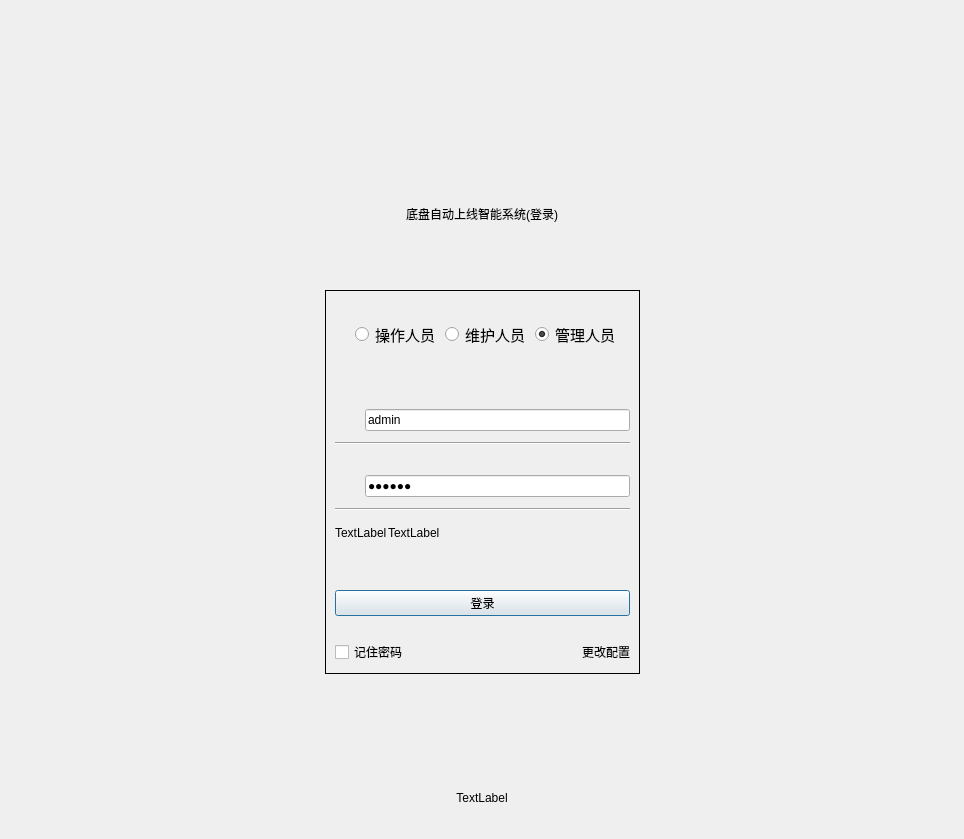
<?xml version="1.0" encoding="UTF-8"?>
<ui version="4.0">
 <class>LoginDialog</class>
 <widget class="QDialog" name="LoginDialog">
  <property name="geometry">
   <rect>
    <x>0</x>
    <y>0</y>
    <width>964</width>
    <height>839</height>
   </rect>
  </property>
  <property name="windowTitle">
   <string>Dialog</string>
  </property>
  <layout class="QVBoxLayout" name="verticalLayout_8" stretch="1,0,1,0,1,0,4,3,1,1,1,1">
   <item>
    <layout class="QHBoxLayout" name="horizontalLayout" stretch="9,1">
     <item>
      <spacer name="horizontalSpacer">
       <property name="orientation">
        <enum>Qt::Horizontal</enum>
       </property>
       <property name="sizeHint" stdset="0">
        <size>
         <width>40</width>
         <height>20</height>
        </size>
       </property>
      </spacer>
     </item>
     <item>
      <widget class="QWidget" name="widget" native="true"/>
     </item>
    </layout>
   </item>
   <item>
    <spacer name="verticalSpacer_6">
     <property name="orientation">
      <enum>Qt::Vertical</enum>
     </property>
     <property name="sizeType">
      <enum>QSizePolicy::Fixed</enum>
     </property>
     <property name="sizeHint" stdset="0">
      <size>
       <width>20</width>
       <height>80</height>
      </size>
     </property>
    </spacer>
   </item>
   <item>
    <layout class="QHBoxLayout" name="horizontalLayout_4" stretch="4,2,4">
     <item>
      <spacer name="horizontalSpacer_3">
       <property name="orientation">
        <enum>Qt::Horizontal</enum>
       </property>
       <property name="sizeHint" stdset="0">
        <size>
         <width>40</width>
         <height>20</height>
        </size>
       </property>
      </spacer>
     </item>
     <item>
      <widget class="QLabel" name="label_logo">
       <property name="text">
        <string/>
       </property>
      </widget>
     </item>
     <item>
      <spacer name="horizontalSpacer_4">
       <property name="orientation">
        <enum>Qt::Horizontal</enum>
       </property>
       <property name="sizeHint" stdset="0">
        <size>
         <width>40</width>
         <height>20</height>
        </size>
       </property>
      </spacer>
     </item>
    </layout>
   </item>
   <item>
    <spacer name="verticalSpacer_5">
     <property name="orientation">
      <enum>Qt::Vertical</enum>
     </property>
     <property name="sizeType">
      <enum>QSizePolicy::Expanding</enum>
     </property>
     <property name="sizeHint" stdset="0">
      <size>
       <width>20</width>
       <height>60</height>
      </size>
     </property>
    </spacer>
   </item>
   <item>
    <layout class="QHBoxLayout" name="horizontalLayout_5" stretch="4,2,4">
     <item>
      <spacer name="horizontalSpacer_5">
       <property name="orientation">
        <enum>Qt::Horizontal</enum>
       </property>
       <property name="sizeHint" stdset="0">
        <size>
         <width>40</width>
         <height>20</height>
        </size>
       </property>
      </spacer>
     </item>
     <item>
      <widget class="QLabel" name="label_title">
       <property name="text">
        <string>底盘自动上线智能系统(登录)</string>
       </property>
       <property name="alignment">
        <set>Qt::AlignCenter</set>
       </property>
      </widget>
     </item>
     <item>
      <spacer name="horizontalSpacer_6">
       <property name="orientation">
        <enum>Qt::Horizontal</enum>
       </property>
       <property name="sizeHint" stdset="0">
        <size>
         <width>40</width>
         <height>20</height>
        </size>
       </property>
      </spacer>
     </item>
    </layout>
   </item>
   <item>
    <spacer name="verticalSpacer_7">
     <property name="orientation">
      <enum>Qt::Vertical</enum>
     </property>
     <property name="sizeHint" stdset="0">
      <size>
       <width>20</width>
       <height>60</height>
      </size>
     </property>
    </spacer>
   </item>
   <item>
    <layout class="QHBoxLayout" name="horizontalLayout_2" stretch="3,1,3">
     <item>
      <spacer name="horizontalSpacer_7">
       <property name="orientation">
        <enum>Qt::Horizontal</enum>
       </property>
       <property name="sizeHint" stdset="0">
        <size>
         <width>40</width>
         <height>20</height>
        </size>
       </property>
      </spacer>
     </item>
     <item>
      <widget class="QStackedWidget" name="stackedWidget_center">
       <property name="frameShape">
        <enum>QFrame::Box</enum>
       </property>
       <property name="currentIndex">
        <number>0</number>
       </property>
       <widget class="QWidget" name="page">
        <layout class="QVBoxLayout" name="verticalLayout_9" stretch="0,1,1,8">
         <property name="spacing">
          <number>50</number>
         </property>
         <item>
          <spacer name="verticalSpacer_4">
           <property name="orientation">
            <enum>Qt::Vertical</enum>
           </property>
           <property name="sizeHint" stdset="0">
            <size>
             <width>20</width>
             <height>40</height>
            </size>
           </property>
          </spacer>
         </item>
         <item>
          <layout class="QVBoxLayout" name="verticalLayout_7" stretch="1,1">
           <property name="spacing">
            <number>60</number>
           </property>
           <item>
            <widget class="QWidget" name="widget_select" native="true">
             <property name="minimumSize">
              <size>
               <width>0</width>
               <height>30</height>
              </size>
             </property>
             <layout class="QHBoxLayout" name="horizontalLayout_3" stretch="0,0,0,0,0">
              <property name="spacing">
               <number>0</number>
              </property>
              <property name="leftMargin">
               <number>20</number>
              </property>
              <property name="topMargin">
               <number>0</number>
              </property>
              <property name="rightMargin">
               <number>5</number>
              </property>
              <property name="bottomMargin">
               <number>0</number>
              </property>
              <item>
               <widget class="QRadioButton" name="radioButton_operator">
                <property name="sizePolicy">
                 <sizepolicy hsizetype="Preferred" vsizetype="Preferred">
                  <horstretch>0</horstretch>
                  <verstretch>0</verstretch>
                 </sizepolicy>
                </property>
                <property name="minimumSize">
                 <size>
                  <width>90</width>
                  <height>0</height>
                 </size>
                </property>
                <property name="font">
                 <font>
                  <pointsize>11</pointsize>
                 </font>
                </property>
                <property name="text">
                 <string>操作人员</string>
                </property>
               </widget>
              </item>
              <item>
               <spacer name="horizontalSpacer_11">
                <property name="orientation">
                 <enum>Qt::Horizontal</enum>
                </property>
                <property name="sizeHint" stdset="0">
                 <size>
                  <width>40</width>
                  <height>20</height>
                 </size>
                </property>
               </spacer>
              </item>
              <item>
               <widget class="QRadioButton" name="radioButton_maintenance">
                <property name="sizePolicy">
                 <sizepolicy hsizetype="Preferred" vsizetype="Preferred">
                  <horstretch>0</horstretch>
                  <verstretch>0</verstretch>
                 </sizepolicy>
                </property>
                <property name="minimumSize">
                 <size>
                  <width>90</width>
                  <height>0</height>
                 </size>
                </property>
                <property name="font">
                 <font>
                  <pointsize>11</pointsize>
                 </font>
                </property>
                <property name="text">
                 <string>维护人员</string>
                </property>
               </widget>
              </item>
              <item>
               <spacer name="horizontalSpacer_2">
                <property name="orientation">
                 <enum>Qt::Horizontal</enum>
                </property>
                <property name="sizeHint" stdset="0">
                 <size>
                  <width>53</width>
                  <height>20</height>
                 </size>
                </property>
               </spacer>
              </item>
              <item>
               <widget class="QRadioButton" name="radioButton_management">
                <property name="sizePolicy">
                 <sizepolicy hsizetype="Preferred" vsizetype="Preferred">
                  <horstretch>0</horstretch>
                  <verstretch>0</verstretch>
                 </sizepolicy>
                </property>
                <property name="minimumSize">
                 <size>
                  <width>90</width>
                  <height>0</height>
                 </size>
                </property>
                <property name="font">
                 <font>
                  <pointsize>11</pointsize>
                 </font>
                </property>
                <property name="text">
                 <string>管理人员</string>
                </property>
                <property name="checked">
                 <bool>true</bool>
                </property>
               </widget>
              </item>
             </layout>
            </widget>
           </item>
           <item>
            <layout class="QVBoxLayout" name="verticalLayout_3" stretch="1,1">
             <property name="spacing">
              <number>30</number>
             </property>
             <item>
              <layout class="QGridLayout" name="gridLayout" rowstretch="9,1" columnstretch="1,9">
               <property name="horizontalSpacing">
                <number>1</number>
               </property>
               <property name="verticalSpacing">
                <number>11</number>
               </property>
               <item row="0" column="0">
                <widget class="QLabel" name="label_user">
                 <property name="text">
                  <string/>
                 </property>
                </widget>
               </item>
               <item row="0" column="1">
                <widget class="QLineEdit" name="lineEdit_userName">
                 <property name="text">
                  <string>admin</string>
                 </property>
                 <property name="placeholderText">
                  <string>输入用户名</string>
                 </property>
                </widget>
               </item>
               <item row="1" column="0" colspan="2">
                <widget class="Line" name="line_user">
                 <property name="orientation">
                  <enum>Qt::Horizontal</enum>
                 </property>
                </widget>
               </item>
              </layout>
             </item>
             <item>
              <layout class="QVBoxLayout" name="verticalLayout" stretch="1,1">
               <property name="spacing">
                <number>15</number>
               </property>
               <item>
                <layout class="QGridLayout" name="gridLayout_2" rowstretch="9,1" columnstretch="1,9">
                 <property name="horizontalSpacing">
                  <number>1</number>
                 </property>
                 <property name="verticalSpacing">
                  <number>11</number>
                 </property>
                 <item row="0" column="0">
                  <widget class="QLabel" name="label_passwd">
                   <property name="text">
                    <string/>
                   </property>
                  </widget>
                 </item>
                 <item row="1" column="0" colspan="2">
                  <widget class="Line" name="line_passwd">
                   <property name="orientation">
                    <enum>Qt::Horizontal</enum>
                   </property>
                  </widget>
                 </item>
                 <item row="0" column="1">
                  <widget class="QLineEdit" name="lineEdit_passwd">
                   <property name="text">
                    <string>000000</string>
                   </property>
                   <property name="maxLength">
                    <number>6</number>
                   </property>
                   <property name="echoMode">
                    <enum>QLineEdit::Password</enum>
                   </property>
                   <property name="placeholderText">
                    <string>输入密码</string>
                   </property>
                  </widget>
                 </item>
                </layout>
               </item>
               <item>
                <layout class="QHBoxLayout" name="horizontalLayout_6" stretch="1,9">
                 <property name="spacing">
                  <number>1</number>
                 </property>
                 <item>
                  <widget class="QLabel" name="label_tipIcon">
                   <property name="sizePolicy">
                    <sizepolicy hsizetype="Fixed" vsizetype="Preferred">
                     <horstretch>0</horstretch>
                     <verstretch>0</verstretch>
                    </sizepolicy>
                   </property>
                   <property name="text">
                    <string>TextLabel</string>
                   </property>
                  </widget>
                 </item>
                 <item>
                  <widget class="QLabel" name="label_tipText">
                   <property name="text">
                    <string>TextLabel</string>
                   </property>
                  </widget>
                 </item>
                </layout>
               </item>
              </layout>
             </item>
            </layout>
           </item>
          </layout>
         </item>
         <item>
          <layout class="QVBoxLayout" name="verticalLayout_2" stretch="1,1">
           <property name="spacing">
            <number>24</number>
           </property>
           <item>
            <widget class="QPushButton" name="pushButton_login">
             <property name="toolTip">
              <string>登录</string>
             </property>
             <property name="text">
              <string>登录</string>
             </property>
            </widget>
           </item>
           <item>
            <layout class="QHBoxLayout" name="horizontalLayout_help" stretch="1,1">
             <property name="spacing">
              <number>0</number>
             </property>
             <item>
              <widget class="QCheckBox" name="checkBox_rememberPW">
               <property name="text">
                <string>记住密码</string>
               </property>
              </widget>
             </item>
             <item>
              <widget class="QLabel" name="label_change">
               <property name="sizePolicy">
                <sizepolicy hsizetype="Fixed" vsizetype="Preferred">
                 <horstretch>0</horstretch>
                 <verstretch>0</verstretch>
                </sizepolicy>
               </property>
               <property name="text">
                <string>更改配置</string>
               </property>
              </widget>
             </item>
            </layout>
           </item>
          </layout>
         </item>
         <item>
          <spacer name="verticalSpacer_3">
           <property name="orientation">
            <enum>Qt::Vertical</enum>
           </property>
           <property name="sizeHint" stdset="0">
            <size>
             <width>20</width>
             <height>62</height>
            </size>
           </property>
          </spacer>
         </item>
        </layout>
       </widget>
       <widget class="QWidget" name="page_2">
        <layout class="QVBoxLayout" name="verticalLayout_5" stretch="1,7,1,1">
         <property name="spacing">
          <number>40</number>
         </property>
         <item>
          <layout class="QHBoxLayout" name="horizontalLayout_7" stretch="2,1,2">
           <property name="spacing">
            <number>0</number>
           </property>
           <item>
            <spacer name="horizontalSpacer_9">
             <property name="orientation">
              <enum>Qt::Horizontal</enum>
             </property>
             <property name="sizeHint" stdset="0">
              <size>
               <width>40</width>
               <height>20</height>
              </size>
             </property>
            </spacer>
           </item>
           <item>
            <widget class="QLabel" name="label_userSetting">
             <property name="text">
              <string>用户配置</string>
             </property>
             <property name="alignment">
              <set>Qt::AlignCenter</set>
             </property>
            </widget>
           </item>
           <item>
            <spacer name="horizontalSpacer_10">
             <property name="orientation">
              <enum>Qt::Horizontal</enum>
             </property>
             <property name="sizeHint" stdset="0">
              <size>
               <width>40</width>
               <height>20</height>
              </size>
             </property>
            </spacer>
           </item>
          </layout>
         </item>
         <item>
          <layout class="QVBoxLayout" name="verticalLayout_4" stretch="3,3,3">
           <property name="spacing">
            <number>20</number>
           </property>
           <item>
            <layout class="QGridLayout" name="gridLayout_3" rowstretch="9,1" columnstretch="1,9">
             <property name="horizontalSpacing">
              <number>1</number>
             </property>
             <property name="verticalSpacing">
              <number>11</number>
             </property>
             <item row="0" column="0">
              <widget class="QLabel" name="label_user_2">
               <property name="text">
                <string/>
               </property>
              </widget>
             </item>
             <item row="0" column="1">
              <widget class="QLineEdit" name="lineEdit_userName_2">
               <property name="placeholderText">
                <string>输入客户名称</string>
               </property>
              </widget>
             </item>
             <item row="1" column="0" colspan="2">
              <widget class="Line" name="line_user_2">
               <property name="orientation">
                <enum>Qt::Horizontal</enum>
               </property>
              </widget>
             </item>
            </layout>
           </item>
           <item>
            <layout class="QGridLayout" name="gridLayout_4" rowstretch="9,1" columnstretch="1,9">
             <property name="horizontalSpacing">
              <number>1</number>
             </property>
             <property name="verticalSpacing">
              <number>11</number>
             </property>
             <item row="0" column="0">
              <widget class="QLabel" name="label_passwd_2">
               <property name="text">
                <string/>
               </property>
              </widget>
             </item>
             <item row="1" column="0" colspan="2">
              <widget class="Line" name="line_passwd_2">
               <property name="orientation">
                <enum>Qt::Horizontal</enum>
               </property>
              </widget>
             </item>
             <item row="0" column="1">
              <widget class="QLineEdit" name="lineEdit_passwd_2">
               <property name="maxLength">
                <number>6</number>
               </property>
               <property name="echoMode">
                <enum>QLineEdit::Password</enum>
               </property>
               <property name="placeholderText">
                <string>请输入六位数密码</string>
               </property>
              </widget>
             </item>
            </layout>
           </item>
           <item>
            <layout class="QVBoxLayout" name="verticalLayout_6" stretch="1,0">
             <property name="spacing">
              <number>10</number>
             </property>
             <item>
              <layout class="QGridLayout" name="gridLayout_5" rowstretch="9,1" columnstretch="1,9">
               <property name="horizontalSpacing">
                <number>1</number>
               </property>
               <property name="verticalSpacing">
                <number>11</number>
               </property>
               <item row="0" column="0">
                <widget class="QLabel" name="label_passwd_3">
                 <property name="text">
                  <string/>
                 </property>
                </widget>
               </item>
               <item row="1" column="0" colspan="2">
                <widget class="Line" name="line_passwd_3">
                 <property name="orientation">
                  <enum>Qt::Horizontal</enum>
                 </property>
                </widget>
               </item>
               <item row="0" column="1">
                <widget class="QLineEdit" name="lineEdit_passwd_3">
                 <property name="maxLength">
                  <number>6</number>
                 </property>
                 <property name="echoMode">
                  <enum>QLineEdit::Password</enum>
                 </property>
                 <property name="placeholderText">
                  <string>请再次输入密码</string>
                 </property>
                </widget>
               </item>
              </layout>
             </item>
             <item>
              <layout class="QHBoxLayout" name="horizontalLayout_10" stretch="1,9">
               <property name="spacing">
                <number>1</number>
               </property>
               <item>
                <widget class="QLabel" name="label_tipIcon_2">
                 <property name="sizePolicy">
                  <sizepolicy hsizetype="Fixed" vsizetype="Preferred">
                   <horstretch>0</horstretch>
                   <verstretch>0</verstretch>
                  </sizepolicy>
                 </property>
                 <property name="text">
                  <string/>
                 </property>
                </widget>
               </item>
               <item>
                <widget class="QLabel" name="label_tipText_2">
                 <property name="text">
                  <string>TextLabel</string>
                 </property>
                </widget>
               </item>
              </layout>
             </item>
            </layout>
           </item>
          </layout>
         </item>
         <item>
          <widget class="QPushButton" name="pushButton_confirm">
           <property name="text">
            <string>确认</string>
           </property>
          </widget>
         </item>
         <item>
          <widget class="QPushButton" name="pushButton_returnLogin">
           <property name="text">
            <string>返回</string>
           </property>
          </widget>
         </item>
        </layout>
       </widget>
      </widget>
     </item>
     <item>
      <spacer name="horizontalSpacer_8">
       <property name="orientation">
        <enum>Qt::Horizontal</enum>
       </property>
       <property name="sizeHint" stdset="0">
        <size>
         <width>40</width>
         <height>20</height>
        </size>
       </property>
      </spacer>
     </item>
    </layout>
   </item>
   <item>
    <spacer name="verticalSpacer">
     <property name="orientation">
      <enum>Qt::Vertical</enum>
     </property>
     <property name="sizeType">
      <enum>QSizePolicy::Expanding</enum>
     </property>
     <property name="sizeHint" stdset="0">
      <size>
       <width>20</width>
       <height>40</height>
      </size>
     </property>
    </spacer>
   </item>
   <item>
    <widget class="QLabel" name="label_target">
     <property name="text">
      <string/>
     </property>
     <property name="alignment">
      <set>Qt::AlignCenter</set>
     </property>
    </widget>
   </item>
   <item>
    <spacer name="verticalSpacer_2">
     <property name="orientation">
      <enum>Qt::Vertical</enum>
     </property>
     <property name="sizeType">
      <enum>QSizePolicy::Expanding</enum>
     </property>
     <property name="sizeHint" stdset="0">
      <size>
       <width>20</width>
       <height>40</height>
      </size>
     </property>
    </spacer>
   </item>
   <item>
    <widget class="QLabel" name="label_version">
     <property name="text">
      <string>TextLabel</string>
     </property>
     <property name="alignment">
      <set>Qt::AlignCenter</set>
     </property>
    </widget>
   </item>
   <item>
    <spacer name="verticalSpacer_last">
     <property name="orientation">
      <enum>Qt::Vertical</enum>
     </property>
     <property name="sizeType">
      <enum>QSizePolicy::MinimumExpanding</enum>
     </property>
     <property name="sizeHint" stdset="0">
      <size>
       <width>20</width>
       <height>20</height>
      </size>
     </property>
    </spacer>
   </item>
  </layout>
  <zorder>label_target</zorder>
  <zorder>label_version</zorder>
  <zorder>verticalSpacer</zorder>
  <zorder>verticalSpacer_2</zorder>
  <zorder>verticalSpacer_last</zorder>
  <zorder>verticalSpacer_5</zorder>
  <zorder>verticalSpacer_6</zorder>
  <zorder>verticalSpacer_7</zorder>
 </widget>
 <resources/>
 <connections/>
</ui>
